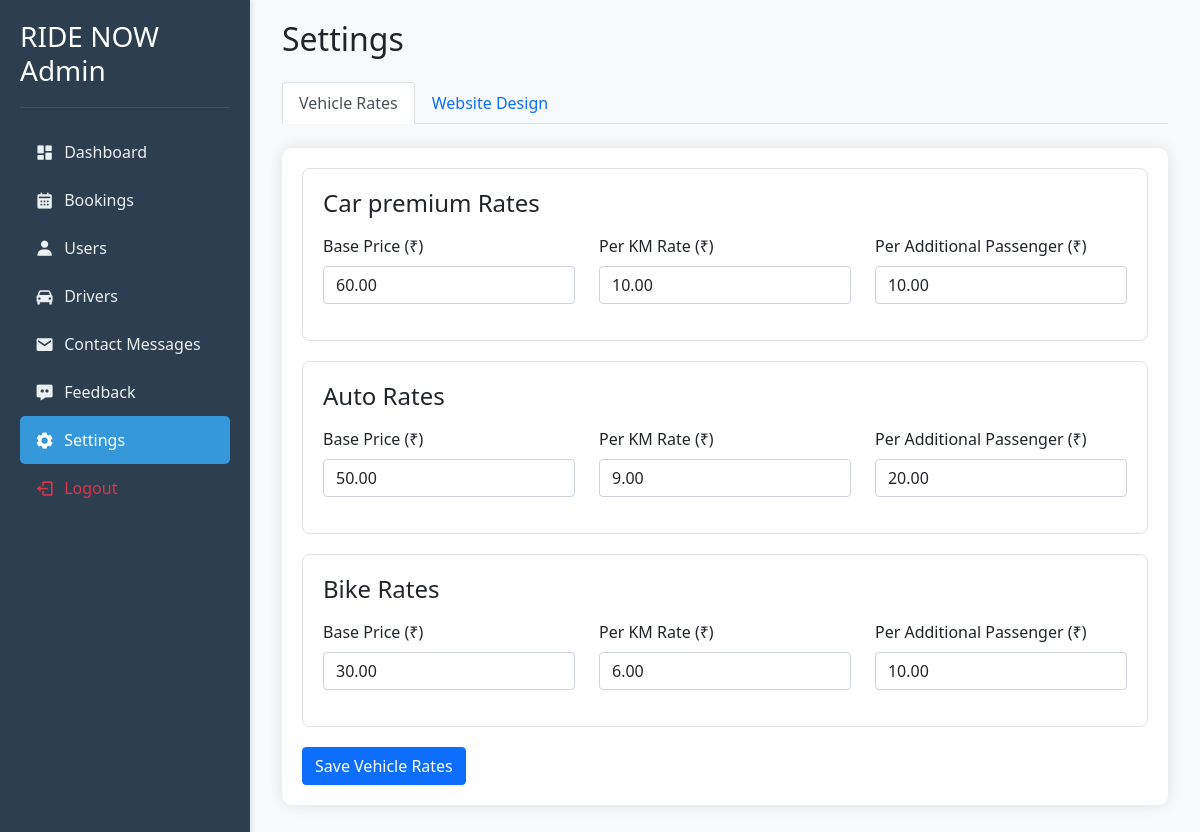
/admin/settings.php (signed in), run on the app's committed database.
### tables this page shows
CREATE TABLE `admin_vehicle_rates` (
  `id` int(11) NOT NULL,
  `vehicle_type` varchar(20) NOT NULL,
  `base_price` decimal(10,2) NOT NULL,
  `per_km` decimal(10,2) NOT NULL,
  `per_passenger` decimal(10,2) NOT NULL
);

### admin/settings.php (the view, shortened to what this page needs)
<?php
include '../config.php';
$logo_sql = "INSERT INTO site_settings (setting_name, setting_value)
             VALUES ('logo_url', 'uploads/default_logo.png')
             ON DUPLICATE KEY UPDATE setting_value = VALUES(setting_value)";
$conn->query($logo_sql);
$sql = "SELECT * FROM admin_vehicle_rates";
$result = $conn->query($sql);
$vehicle_rates = [];
while ($row = $result->fetch_assoc()) {
    $vehicle_rates[$row['vehicle_type']] = $row;
}
?>
<!DOCTYPE html>
<html>
<head>
    <link href="https://cdn.jsdelivr.net/npm/bootstrap@5.1.3/dist/css/bootstrap.min.css" rel="stylesheet">
    <link href="https://cdn.jsdelivr.net/npm/boxicons@2.0.7/css/boxicons.min.css" rel="stylesheet">
    <link rel="stylesheet" href="styles/dynamic_styles.php">
</head>
<body class="bg-light">
    <?php include 'sidebar.php'; ?>
    <div class="main-content">
        <div class="container-fluid">
            <h2 class="mb-4">Settings</h2>
            <ul class="nav nav-tabs mb-4">
                <li class="nav-item">
                    <a class="nav-link active" data-bs-toggle="tab" href="#rates">Vehicle Rates</a>
                </li>
                <li class="nav-item">
                    <a class="nav-link" data-bs-toggle="tab" href="#design">Website Design</a>
                </li>
            </ul>
            <div class="tab-content">
                <div class="tab-pane fade show active" id="rates">
                    <div class="settings-card">
                        <form method="POST">
                            <?php foreach(['car premium', 'auto', 'bike'] as $vehicle_type): ?>
                                <div class="vehicle-section">
                                    <h4 class="mb-3"><?php echo ucfirst($vehicle_type); ?> Rates</h4>
                                    <div class="row">
                                        <div class="col-md-4 mb-3">
                                            <label class="form-label">Base Price (₹)</label>
                                            <input type="number"
                                                   name="rates[<?php echo $vehicle_type; ?>][base_price]"
                                                   class="form-control"
                                                   value="<?php echo $vehicle_rates[$vehicle_type]['base_price'] ?? '0'; ?>"
                                                   step="0.01"
                                                   min="0"
                                                   required>
                                        </div>
                                        <div class="col-md-4 mb-3">
                                            <label class="form-label">Per KM Rate (₹)</label>
                                            <input type="number"
                                                   name="rates[<?php echo $vehicle_type; ?>][per_km]"
                                                   class="form-control"
                                                   value="<?php echo $vehicle_rates[$vehicle_type]['per_km'] ?? '0'; ?>"
                                                   step="0.01"
                                                   min="0"
                                                   required>
                                        </div>
                                        <div class="col-md-4 mb-3">
                                            <label class="form-label">Per Additional Passenger (₹)</label>
                                            <input type="number"
                                                   name="rates[<?php echo $vehicle_type; ?>][per_passenger]"
                                                   class="form-control"
                                                   value="<?php echo $vehicle_rates[$vehicle_type]['per_passenger'] ?? '0'; ?>"
                                                   step="0.01"
                                                   min="0"
                                                   required>
                                        </div>
                                    </div>
                                </div>
                            <?php endforeach; ?>
                            <button type="submit" class="btn btn-primary">Save Vehicle Rates</button>
                        </form>
                    </div>
                </div>
            </div>
        </div>
    </div>
</body>
</html>

### admin/settings.php (style rules this page uses)
.main-content { margin-left: 250px; padding: 20px; }
.settings-card { background: white; padding: 20px; border-radius: 10px; box-shadow: 0 0 15px rgba(0,0,0,0.1); margin-bottom: 20px; }
.vehicle-section { border: 1px solid #dee2e6; border-radius: 8px; padding: 20px; margin-bottom: 20px; }

### admin/sidebar.php (style rules this page uses)
.main-content { margin-left: 250px; padding: 20px; }

### data on the page
admin_vehicle_rates: base_price "60.00", per_km "10.00", per_passenger "10.00"
admin_vehicle_rates: base_price "50.00", per_km "9.00", per_passenger "20.00"
admin_vehicle_rates: base_price "30.00", per_km "6.00", per_passenger "10.00"

### other printed values
$vehicle_type "Car premium"
$vehicle_type "Auto"
$vehicle_type "Bike"
